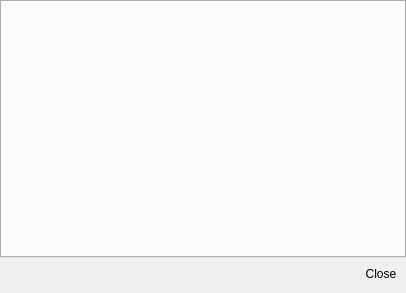
<?xml version="1.0" encoding="UTF-8"?>
<ui version="4.0">
 <class>Prefrences</class>
 <widget class="QDialog" name="Prefrences">
  <property name="geometry">
   <rect>
    <x>0</x>
    <y>0</y>
    <width>406</width>
    <height>293</height>
   </rect>
  </property>
  <property name="windowTitle">
   <string>Dialog</string>
  </property>
  <layout class="QVBoxLayout" name="verticalLayout">
   <property name="leftMargin">
    <number>0</number>
   </property>
   <property name="topMargin">
    <number>0</number>
   </property>
   <property name="rightMargin">
    <number>0</number>
   </property>
   <property name="bottomMargin">
    <number>9</number>
   </property>
   <item>
    <widget class="QTabWidget" name="tabWidget">
     <property name="currentIndex">
      <number>-1</number>
     </property>
    </widget>
   </item>
   <item>
    <layout class="QHBoxLayout" name="horizontalLayout">
     <item>
      <spacer name="horizontalSpacer">
       <property name="orientation">
        <enum>Qt::Horizontal</enum>
       </property>
       <property name="sizeHint" stdset="0">
        <size>
         <width>40</width>
         <height>20</height>
        </size>
       </property>
      </spacer>
     </item>
     <item>
      <widget class="QToolButton" name="toolButton">
       <property name="styleSheet">
        <string notr="true">QToolButton {
	border: None;
}
:hover:pressed
{
color:#66cccc;
background:#D3D3D3;
}

:hover:!pressed
{
background:#D3D3D3;
}</string>
       </property>
       <property name="text">
        <string>Close</string>
       </property>
      </widget>
     </item>
     <item>
      <spacer name="horizontalSpacer_2">
       <property name="orientation">
        <enum>Qt::Horizontal</enum>
       </property>
       <property name="sizeType">
        <enum>QSizePolicy::Fixed</enum>
       </property>
       <property name="sizeHint" stdset="0">
        <size>
         <width>5</width>
         <height>20</height>
        </size>
       </property>
      </spacer>
     </item>
    </layout>
   </item>
  </layout>
 </widget>
 <resources/>
 <connections/>
</ui>
